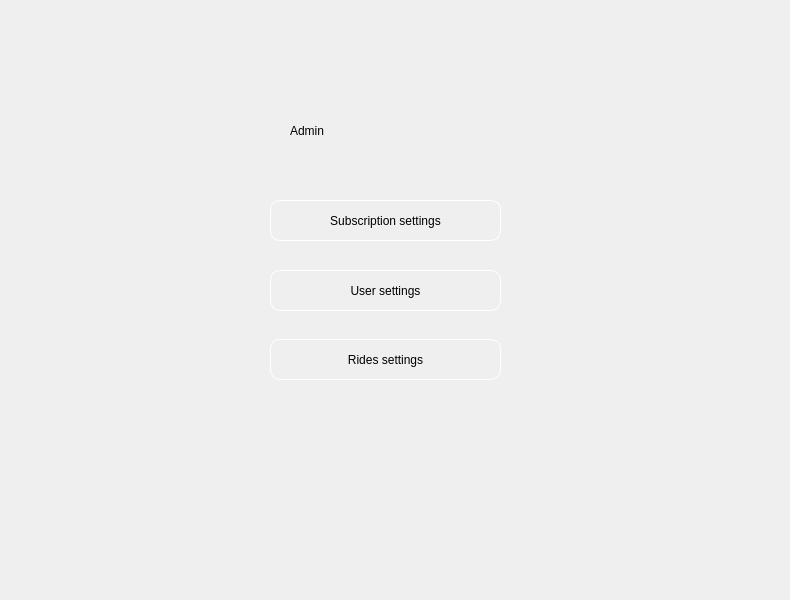
    <widget class="QWidget" name="admin">
     <widget class="QWidget" name="widget_17" native="true">
      <property name="geometry">
       <rect>
        <x>70</x>
        <y>80</y>
        <width>711</width>
        <height>511</height>
       </rect>
      </property>
      <widget class="QLabel" name="label_24">
       <property name="geometry">
        <rect>
         <x>220</x>
         <y>-20</y>
         <width>281</width>
         <height>141</height>
        </rect>
       </property>
       <property name="styleSheet">
        <string notr="true">font: 700 48pt &quot;Times New Roman&quot;;</string>
       </property>
       <property name="text">
        <string>Admin </string>
       </property>
      </widget>
      <widget class="QPushButton" name="pushButton_14">
       <property name="geometry">
        <rect>
         <x>200</x>
         <y>120</y>
         <width>231</width>
         <height>41</height>
        </rect>
       </property>
       <property name="styleSheet">
        <string notr="true">border-radius:10px;
font: 10pt &quot;Segoe UI&quot;;
border:1px solid white;</string>
       </property>
       <property name="text">
        <string>Subscription settings</string>
       </property>
      </widget>
      <widget class="QPushButton" name="pushButton_15">
       <property name="geometry">
        <rect>
         <x>200</x>
         <y>190</y>
         <width>231</width>
         <height>41</height>
        </rect>
       </property>
       <property name="styleSheet">
        <string notr="true">border-radius:10px;
font: 10pt &quot;Segoe UI&quot;;
border:1px solid white;</string>
       </property>
       <property name="text">
        <string>User settings</string>
       </property>
      </widget>
      <widget class="QPushButton" name="pushButton_16">
       <property name="geometry">
        <rect>
         <x>200</x>
         <y>259</y>
         <width>231</width>
         <height>41</height>
        </rect>
       </property>
       <property name="styleSheet">
        <string notr="true">border-radius:10px;
font: 10pt &quot;Segoe UI&quot;;
border:1px solid white;</string>
       </property>
       <property name="text">
        <string>Rides settings</string>
       </property>
      </widget>
      <widget class="QWidget" name="widget_18" native="true">
       <property name="geometry">
        <rect>
         <x>480</x>
         <y>-50</y>
         <width>241</width>
         <height>611</height>
        </rect>
       </property>
       <property name="styleSheet">
        <string notr="true">background-image: url(:/QtWidgetsApplication3/download-removebg-preview.png);
background-position: center;
    background-repeat: no-repeat;
</string>
       </property>
      </widget>
     </widget>
    </widget>
